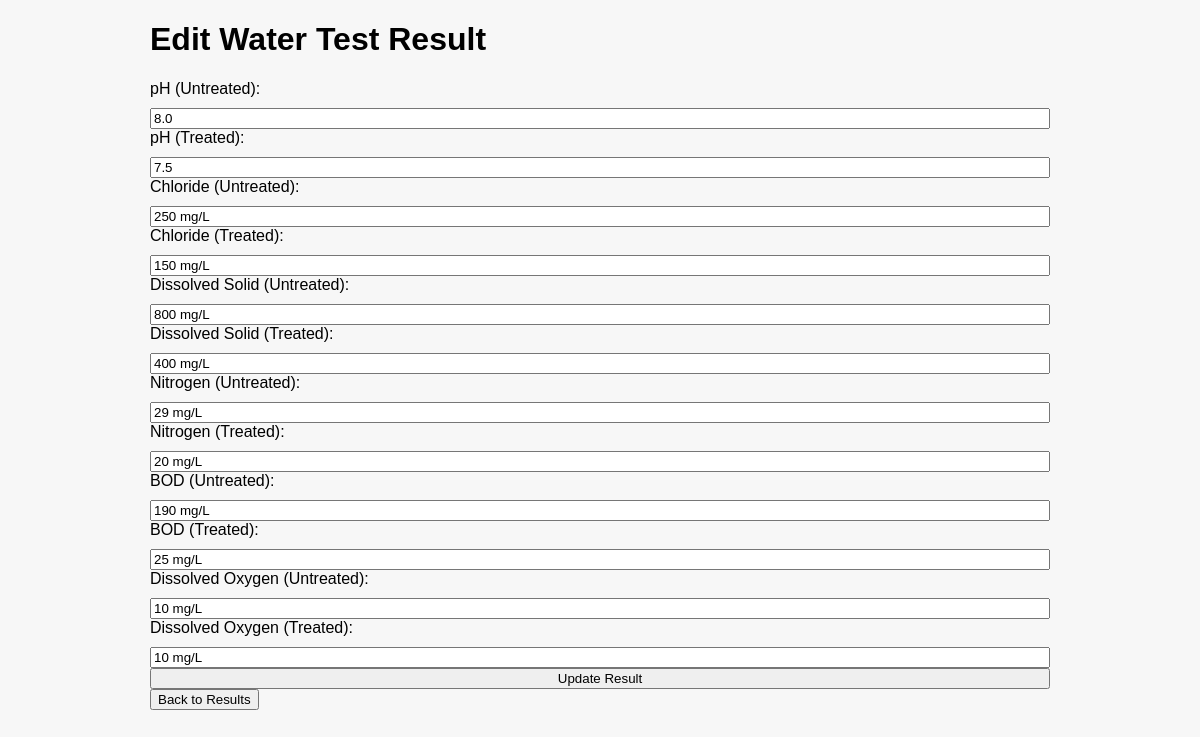
The app's page /edit_result/2 (signed in) with its own data.
### tables this page shows
CREATE TABLE results (
            id INTEGER PRIMARY KEY AUTOINCREMENT,
            ph_untreated REAL,
            ph_treated REAL,
            chloride_untreated REAL,
            chloride_treated REAL,
            solid_untreated REAL,
            solid_treated REAL,
            nitrogen_untreated REAL,
            nitrogen_treated REAL,
            bod_untreated REAL,
            bod_treated REAL,
            oxygen_untreated REAL,
            oxygen_treated REAL
        );

### app.py (the view, shortened to what this page needs)
@app.route('/edit_result/<int:result_id>', methods=['GET', 'POST'])
def edit_result(result_id):
    if 'user' not in session:
        return redirect(url_for('login'))
    conn = sqlite3.connect('wastewater.db')
    cursor = conn.cursor()
    cursor.execute('SELECT * FROM results WHERE id = ?', (result_id,))
    result = cursor.fetchone()
    conn.close()
    return render_template('edit_result.html', result=result)

### templates/edit_result.html (shortened to what this page needs)
<!DOCTYPE html>
<html lang="en">
<head>
    <link rel="stylesheet" href="{{ url_for('static', filename='style.css') }}">
</head>
<body>
    <div class="container">
        <h1>Edit Water Test Result</h1>
        <form method="post">
            <label for="ph_untreated">pH (Untreated):</label>
            <input type="text" id="ph_untreated" name="ph_untreated" value="{{ result[1] }}" required>
            <label for="ph_treated">pH (Treated):</label>
            <input type="text" id="ph_treated" name="ph_treated" value="{{ result[2] }}" required>
            <label for="chloride_untreated">Chloride (Untreated):</label>
            <input type="text" id="chloride_untreated" name="chloride_untreated" value="{{ result[3] }}" required>
            <label for="chloride_treated">Chloride (Treated):</label>
            <input type="text" id="chloride_treated" name="chloride_treated" value="{{ result[4] }}" required>
            <label for="solid_untreated">Dissolved Solid (Untreated):</label>
            <input type="text" id="solid_untreated" name="solid_untreated" value="{{ result[5] }}" required>
            <label for="solid_treated">Dissolved Solid (Treated):</label>
            <input type="text" id="solid_treated" name="solid_treated" value="{{ result[6] }}" required>
            <label for="nitrogen_untreated">Nitrogen (Untreated):</label>
            <input type="text" id="nitrogen_untreated" name="nitrogen_untreated" value="{{ result[7] }}" required>
            <label for="nitrogen_treated">Nitrogen (Treated):</label>
            <input type="text" id="nitrogen_treated" name="nitrogen_treated" value="{{ result[8] }}" required>
            <label for="bod_untreated">BOD (Untreated):</label>
            <input type="text" id="bod_untreated" name="bod_untreated" value="{{ result[9] }}" required>
            <label for="bod_treated">BOD (Treated):</label>
            <input type="text" id="bod_treated" name="bod_treated" value="{{ result[10] }}" required>
            <label for="oxygen_untreated">Dissolved Oxygen (Untreated):</label>
            <input type="text" id="oxygen_untreated" name="oxygen_untreated" value="{{ result[11] }}" required>
            <label for="oxygen_treated">Dissolved Oxygen (Treated):</label>
            <input type="text" id="oxygen_treated" name="oxygen_treated" value="{{ result[12] }}" required>
            <button type="submit">Update Result</button>
        </form>
        <a href="{{ url_for('show_results') }}"><button>Back to Results</button></a>
    </div>
</body>
</html>

### static/style.css (style rules this page uses)
body { font-family: Arial, sans-serif; }
.container { max-width: 800px; margin: 0 auto; }
form { display: flex; flex-direction: column; }
form label { margin-bottom: 10px; }
body { font-family: 'Arial', sans-serif; background-color: #f7f7f7; }
.container { max-width: 900px; }

### records on screen
results: ph_untreated "8.0", ph_treated "7.5", chloride_untreated "250 mg/L", chloride_treated "150 mg/L", solid_untreated "800 mg/L", solid_treated "400 mg/L", nitrogen_untreated "29 mg/L", nitrogen_treated "20 mg/L", bod_untreated "190 mg/L", bod_treated "25 mg/L", oxygen_untreated "10 mg/L", oxygen_treated "10 mg/L"
